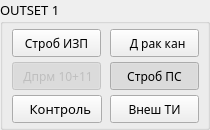
     <widget class="QGroupBox" name="groupBoxZahvat_3">
      <property name="geometry">
       <rect>
        <x>172</x>
        <y>20</y>
        <width>210</width>
        <height>130</height>
       </rect>
      </property>
      <property name="font">
       <font>
        <family>Noto Sans</family>
        <pointsize>10</pointsize>
       </font>
      </property>
      <property name="accessibleDescription">
       <string>G</string>
      </property>
      <property name="styleSheet">
       <string notr="true"/>
      </property>
      <property name="title">
       <string>OUTSET 1</string>
      </property>
      <widget class="QPushButton" name="pushButtonZahvat_3">
       <property name="geometry">
        <rect>
         <x>15</x>
         <y>190</y>
         <width>100</width>
         <height>30</height>
        </rect>
       </property>
       <property name="font">
        <font>
         <family>Ubuntu</family>
         <pointsize>10</pointsize>
         <stylestrategy>PreferAntialias</stylestrategy>
        </font>
       </property>
       <property name="cursor">
        <cursorShape>PointingHandCursor</cursorShape>
       </property>
       <property name="focusPolicy">
        <enum>Qt::NoFocus</enum>
       </property>
       <property name="toolTip">
        <string/>
       </property>
       <property name="accessibleDescription">
        <string>S</string>
       </property>
       <property name="styleSheet">
        <string notr="true">QPushButton
{
	background-repeat: no-repeat;
	background-position: right; 
	background-image: url(:/b_ind2/resgui/b_ind2/buttonIndGray023.png);
	padding-right: 4px;
}

/*
background-repeat: no-repeat;


background-position: 100% 50%; 
background-position: 30% 30%;
background-position: 20% 50%; 
background-position: 20% 30%; 

background-position: 50px 100px; 
*/


</string>
       </property>
       <property name="text">
        <string>Захват</string>
       </property>
       <property name="iconSize">
        <size>
         <width>16</width>
         <height>17</height>
        </size>
       </property>
       <property name="checkable">
        <bool>true</bool>
       </property>
       <property name="checked">
        <bool>false</bool>
       </property>
       <property name="autoExclusive">
        <bool>false</bool>
       </property>
      </widget>
      <widget class="QPushButton" name="pushButtonStrobIZP">
       <property name="geometry">
        <rect>
         <x>12</x>
         <y>29</y>
         <width>89</width>
         <height>28</height>
        </rect>
       </property>
       <property name="font">
        <font>
         <family>Ubuntu Condensed</family>
         <pointsize>9</pointsize>
        </font>
       </property>
       <property name="cursor">
        <cursorShape>PointingHandCursor</cursorShape>
       </property>
       <property name="focusPolicy">
        <enum>Qt::NoFocus</enum>
       </property>
       <property name="toolTip">
        <string/>
       </property>
       <property name="accessibleDescription">
        <string>S</string>
       </property>
       <property name="styleSheet">
        <string notr="true"/>
       </property>
       <property name="text">
        <string> Строб ИЗП </string>
       </property>
       <property name="icon">
        <iconset resource="resgui.qrc">
         <normaloff>:/chb2/resgui/checkBtn2/checkBox16SmallUnChecked.png</normaloff>
         <normalon>:/chb2/resgui/checkBtn2/checkBox16SmallChecked.png</normalon>
         <disabledoff>:/chb2/resgui/checkBtn2/checkBox16SmallUnCheckedDis.png</disabledoff>
         <disabledon>:/chb2/resgui/checkBtn2/checkBox16SmallCheckedDis.png</disabledon>:/chb2/resgui/checkBtn2/checkBox16SmallUnChecked.png</iconset>
       </property>
       <property name="iconSize">
        <size>
         <width>16</width>
         <height>17</height>
        </size>
       </property>
       <property name="checkable">
        <bool>true</bool>
       </property>
       <property name="checked">
        <bool>false</bool>
       </property>
       <property name="autoExclusive">
        <bool>false</bool>
       </property>
      </widget>
      <widget class="QPushButton" name="pushButtonDprm10plus11">
       <property name="enabled">
        <bool>false</bool>
       </property>
       <property name="geometry">
        <rect>
         <x>12</x>
         <y>62</y>
         <width>89</width>
         <height>28</height>
        </rect>
       </property>
       <property name="font">
        <font>
         <family>Ubuntu Condensed</family>
         <pointsize>9</pointsize>
        </font>
       </property>
       <property name="cursor">
        <cursorShape>PointingHandCursor</cursorShape>
       </property>
       <property name="focusPolicy">
        <enum>Qt::NoFocus</enum>
       </property>
       <property name="toolTip">
        <string/>
       </property>
       <property name="accessibleDescription">
        <string>S</string>
       </property>
       <property name="styleSheet">
        <string notr="true"/>
       </property>
       <property name="text">
        <string> Дпрм 10+11</string>
       </property>
       <property name="icon">
        <iconset resource="resgui.qrc">
         <normaloff>:/chb2/resgui/checkBtn2/checkBox16SmallUnChecked.png</normaloff>
         <normalon>:/chb2/resgui/checkBtn2/checkBox16SmallChecked.png</normalon>
         <disabledoff>:/chb2/resgui/checkBtn2/checkBox16SmallUnCheckedDis.png</disabledoff>
         <disabledon>:/chb2/resgui/checkBtn2/checkBox16SmallCheckedDis.png</disabledon>:/chb2/resgui/checkBtn2/checkBox16SmallUnChecked.png</iconset>
       </property>
       <property name="iconSize">
        <size>
         <width>16</width>
         <height>17</height>
        </size>
       </property>
       <property name="checkable">
        <bool>true</bool>
       </property>
       <property name="checked">
        <bool>true</bool>
       </property>
       <property name="autoExclusive">
        <bool>false</bool>
       </property>
      </widget>
      <widget class="QPushButton" name="pushButtonKS">
       <property name="geometry">
        <rect>
         <x>12</x>
         <y>95</y>
         <width>90</width>
         <height>28</height>
        </rect>
       </property>
       <property name="font">
        <font>
         <family>Ubuntu Condensed</family>
         <pointsize>10</pointsize>
        </font>
       </property>
       <property name="cursor">
        <cursorShape>PointingHandCursor</cursorShape>
       </property>
       <property name="focusPolicy">
        <enum>Qt::NoFocus</enum>
       </property>
       <property name="toolTip">
        <string/>
       </property>
       <property name="accessibleDescription">
        <string>S</string>
       </property>
       <property name="styleSheet">
        <string notr="true"/>
       </property>
       <property name="text">
        <string>  Контроль</string>
       </property>
       <property name="icon">
        <iconset resource="resgui.qrc">
         <normaloff>:/chb2/resgui/checkBtn2/checkBox16SmallUnChecked.png</normaloff>
         <normalon>:/chb2/resgui/checkBtn2/checkBox16SmallChecked.png</normalon>
         <disabledoff>:/chb2/resgui/checkBtn2/checkBox16SmallUnCheckedDis.png</disabledoff>
         <disabledon>:/chb2/resgui/checkBtn2/checkBox16SmallCheckedDis.png</disabledon>:/chb2/resgui/checkBtn2/checkBox16SmallUnChecked.png</iconset>
       </property>
       <property name="iconSize">
        <size>
         <width>16</width>
         <height>17</height>
        </size>
       </property>
       <property name="checkable">
        <bool>true</bool>
       </property>
       <property name="checked">
        <bool>false</bool>
       </property>
       <property name="autoExclusive">
        <bool>false</bool>
       </property>
      </widget>
      <widget class="QPushButton" name="pushButtonDrakKan">
       <property name="geometry">
        <rect>
         <x>110</x>
         <y>29</y>
         <width>89</width>
         <height>28</height>
        </rect>
       </property>
       <property name="font">
        <font>
         <family>Ubuntu Condensed</family>
         <pointsize>9</pointsize>
        </font>
       </property>
       <property name="cursor">
        <cursorShape>PointingHandCursor</cursorShape>
       </property>
       <property name="focusPolicy">
        <enum>Qt::NoFocus</enum>
       </property>
       <property name="toolTip">
        <string/>
       </property>
       <property name="accessibleDescription">
        <string>S</string>
       </property>
       <property name="styleSheet">
        <string notr="true"/>
       </property>
       <property name="text">
        <string>   Д рак кан </string>
       </property>
       <property name="icon">
        <iconset resource="resgui.qrc">
         <normaloff>:/chb2/resgui/checkBtn2/checkBox16SmallUnChecked.png</normaloff>
         <normalon>:/chb2/resgui/checkBtn2/checkBox16SmallChecked.png</normalon>
         <disabledoff>:/chb2/resgui/checkBtn2/checkBox16SmallUnCheckedDis.png</disabledoff>
         <disabledon>:/chb2/resgui/checkBtn2/checkBox16SmallCheckedDis.png</disabledon>:/chb2/resgui/checkBtn2/checkBox16SmallUnChecked.png</iconset>
       </property>
       <property name="iconSize">
        <size>
         <width>16</width>
         <height>17</height>
        </size>
       </property>
       <property name="checkable">
        <bool>true</bool>
       </property>
       <property name="checked">
        <bool>false</bool>
       </property>
       <property name="autoExclusive">
        <bool>false</bool>
       </property>
      </widget>
      <widget class="QPushButton" name="pushButtonStrobPS">
       <property name="geometry">
        <rect>
         <x>110</x>
         <y>62</y>
         <width>89</width>
         <height>28</height>
        </rect>
       </property>
       <property name="font">
        <font>
         <family>Ubuntu</family>
         <pointsize>9</pointsize>
        </font>
       </property>
       <property name="cursor">
        <cursorShape>PointingHandCursor</cursorShape>
       </property>
       <property name="focusPolicy">
        <enum>Qt::NoFocus</enum>
       </property>
       <property name="toolTip">
        <string/>
       </property>
       <property name="accessibleDescription">
        <string>S</string>
       </property>
       <property name="styleSheet">
        <string notr="true"/>
       </property>
       <property name="text">
        <string>Строб ПС</string>
       </property>
       <property name="icon">
        <iconset resource="resgui.qrc">
         <normaloff>:/chb2/resgui/checkBtn2/checkBox16SmallUnChecked.png</normaloff>
         <normalon>:/chb2/resgui/checkBtn2/checkBox16SmallChecked.png</normalon>
         <disabledoff>:/chb2/resgui/checkBtn2/checkBox16SmallUnCheckedDis.png</disabledoff>
         <disabledon>:/chb2/resgui/checkBtn2/checkBox16SmallCheckedDis.png</disabledon>:/chb2/resgui/checkBtn2/checkBox16SmallUnChecked.png</iconset>
       </property>
       <property name="iconSize">
        <size>
         <width>16</width>
         <height>17</height>
        </size>
       </property>
       <property name="checkable">
        <bool>true</bool>
       </property>
       <property name="checked">
        <bool>true</bool>
       </property>
       <property name="autoExclusive">
        <bool>false</bool>
       </property>
      </widget>
      <widget class="QPushButton" name="pushButtonVneshTI">
       <property name="geometry">
        <rect>
         <x>110</x>
         <y>95</y>
         <width>89</width>
         <height>28</height>
        </rect>
       </property>
       <property name="font">
        <font>
         <family>Ubuntu</family>
         <pointsize>9</pointsize>
        </font>
       </property>
       <property name="cursor">
        <cursorShape>PointingHandCursor</cursorShape>
       </property>
       <property name="focusPolicy">
        <enum>Qt::NoFocus</enum>
       </property>
       <property name="toolTip">
        <string/>
       </property>
       <property name="accessibleDescription">
        <string>S</string>
       </property>
       <property name="styleSheet">
        <string notr="true"/>
       </property>
       <property name="text">
        <string> Внеш ТИ </string>
       </property>
       <property name="icon">
        <iconset resource="resgui.qrc">
         <normaloff>:/chb2/resgui/checkBtn2/checkBox16SmallUnChecked.png</normaloff>
         <normalon>:/chb2/resgui/checkBtn2/checkBox16SmallChecked.png</normalon>
         <disabledoff>:/chb2/resgui/checkBtn2/checkBox16SmallUnCheckedDis.png</disabledoff>
         <disabledon>:/chb2/resgui/checkBtn2/checkBox16SmallCheckedDis.png</disabledon>:/chb2/resgui/checkBtn2/checkBox16SmallUnChecked.png</iconset>
       </property>
       <property name="iconSize">
        <size>
         <width>16</width>
         <height>17</height>
        </size>
       </property>
       <property name="checkable">
        <bool>true</bool>
       </property>
       <property name="checked">
        <bool>false</bool>
       </property>
       <property name="autoExclusive">
        <bool>false</bool>
       </property>
      </widget>
     </widget>
